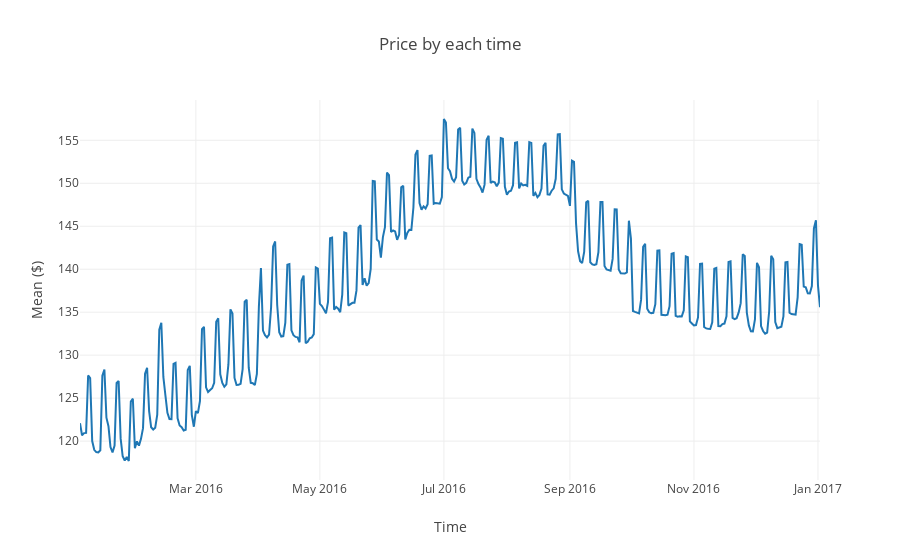

The code cell stored with this chart in its notebook:
### Code cell
# To view interactive plots, click link below : 
# https://nbviewer.jupyter.org/github/ntmai03/Airbnb/blob/master/AirbnbTimeSeriesAnalysis.ipynb
offline.iplot(fig2)

### Figure 1 — Plotly figure (JSON) as saved in the notebook; plotly's stock layout.template omitted (floating-point values rounded to 4 significant figures; data arrays with more than 128 entries replaced by an {"elided": "..."} marker saying what was removed)
{"data": [{"type": "scatter", "uid": "d659e2b8-a29b-4a25-a212-3e285c265cb2", "x": {"elided": "365 str values"}, "y": {"elided": "365 float values"}}], "layout": {"title": {"text": "Price by each time"}, "xaxis": {"title": {"text": "Time"}}, "yaxis": {"title": {"text": "Mean ($)"}}}}
